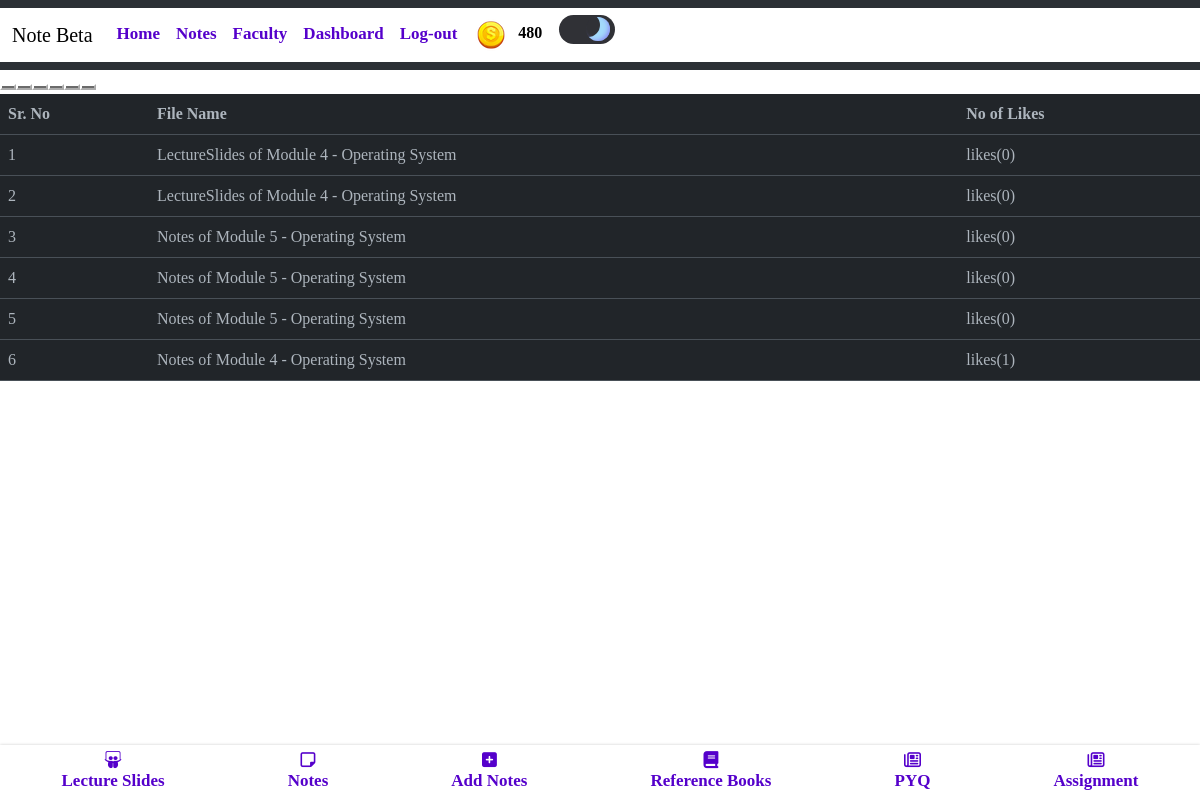
The app's page /noteslikes (signed in) with its own data.
### blogapp/models.py (models this page shows, shortened)
class UserAccount(AbstractBaseUser, PermissionsMixin):
    email = models.CharField(max_length = 50,unique=True)
    name = models.CharField(max_length=200)
    is_active = models.BooleanField(default=True)
    is_mod = models.BooleanField(default=False)
    is_nUser = models.BooleanField(default=True)
    is_staff = models.BooleanField(default=False)
    coins_scored = models.IntegerField(default=100,null=True,blank=True)
    rank = models.IntegerField(default=0)
    bookmarks = models.ManyToManyField('blogapp.Notes', blank=True)
    is_emailVerified = models.BooleanField(default=False)
    objects = UserAccountManager()
    USERNAME_FIELD = 'email'
    REQUIRED_FIELDS = ['name']

class Notes(models.Model):
    typ = (
        ('Assignment','Assignment'),
        ('Experiment','Experiment'),
        ('Notes','Notes'),
        ('ReferenceBook','Reference Book'),
        ('LectureSlides','Lecture Slides'),
        ('PYQ','PYQ'),
    )
    mods = (
        ('1','1'),
        ('2','2'),
        ('3','3'),
        ('4','4'),
        ('5','5'),
        ('6','6'),
    )
    desc = models.TextField(max_length=500,null=True,blank=True)
    mod = models.CharField(max_length=5,choices=mods,null=True,blank=True)
    file = models.FileField(upload_to='notes/')
    author = models.ForeignKey(UserAccount,on_delete=models.CASCADE)
    status = models.BooleanField(default=False)
    likes = models.ManyToManyField(UserAccount,related_name="notes_like",default=0)
    views = models.PositiveIntegerField(default=0)
    buy=models.ManyToManyField(UserAccount,related_name="buy_notes")
    typeN = models.CharField(max_length=50,null=True,blank=True,choices=typ)
    docid = models.CharField(max_length=300,null=True,blank=True)
    sub =  models.ForeignKey(Subject,on_delete=models.CASCADE,null=True,blank=True)
    slug = AutoSlugField(populate_from = 'sub',unique=True,null=True,default=None)
    nDetail = models.CharField(max_length=100,null=True,blank=True)

class Subject(models.Model):
    name = models.CharField(max_length=50)
    teacher = models.CharField(max_length=50)
    teacherurl = models.CharField(max_length=300,null=True,blank=True)
    img = models.ImageField(upload_to='subImage/',null=True,blank=True)
    def __str__(self):
        return self.name

### blogapp/views.py (the view)
# urls.py: path('noteslikes', views.notes_likes, name='noteslikes'),
@login_required(login_url='/login/')
def notes_likes(request):
    user = request.user
    notes = Notes.objects.filter(author=user,status=True)
    notes_with_likes = []
    for note in notes:
        num_likes = note.likes.count()
        notes_with_likes.append((note, num_likes))
    context = {
        'notes':notes,
        'notes_with_likes': notes_with_likes,
        'num_likes':num_likes
    }
    return render(request, 'main/noteslikes.html', context)

### templates/main/noteslikes.html (shortened to what this page needs)
{% extends 'index.html' %}
{% load static %}
{% block content %}
<link rel="stylesheet" href="{% static 'css/noteslikes.css' %}" />
<div>
  <table class="table table-hover">
    <thead>
      <tr style="color:black">
        <th scope="col">Sr. No</th>
        <th scope="col">File Name</th>
        <th scope="col">No of Likes</th>
      </tr>
    </thead>
    <tbody style="color:black">
      {% for note, num_likes in notes_with_likes %}
      <tr>
        <td scope="row">{{forloop.counter}}</td>
        <td>{{note.typeN}} of Module {{note.mod}} - {{note.sub}}</td>
        <button class="card-link" class="btn btn-success">
          <td>likes({{ num_likes }})</td>
        </button>
      </tr>
      {% endfor %}
    </tbody>
  </table>
</div>
 {% endblock %}

### templates/components/header.html (shortened to what this page needs)
{% load static %}
<nav class="navbar navbar-expand-lg bg-body-tertiary" >
    <div class="container-fluid" style="background-color: white;">
      <a class="navbar-brand mb-0 h1" href="{% url 'notes'%}" style="color: black;">Note Beta</a>
      <div class="collapse navbar-collapse" id="navbarTogglerDemo03">
        <ul class="navbar-nav me-auto mb-2 mb-lg-0" >
          {% if user.is_authenticated %}
          <li class="nav-item">
            <a class="nav-link abc" href="{% url 'home' %}" >Home</a>
          </li>
          <li class="nav-item" >
            <a class="nav-link abc" href="{% url 'notes' %}" >Notes</a>
          </li>
          <li class="nav-item" >
            <a class="nav-link abc" href="{% url 'teacher' %}" >Faculty</a>
          </li>
          <li class="nav-item" >
            <a class="nav-link abc" href="{% url 'dashboard' %}" >Dashboard</a>
          </li>
          <li class="nav-item">
            <a class="nav-link abc" href="{% url 'logout' %}" >Log-out</a>
          </li>
          {% endif %}
          {% if user.is_authenticated %}
          <table class="coins">
          <th>
          <img src="{% static 'images/coin.png' %}" alt="">
          </th>
          <th>
          <p class="cna" id="cna" style="color: black;">{{ user.coins_scored }}</p>
          </th>
          </table>
    {% endif %}
            <label class="switch">
              <span class="slider"></span>
            </label>
      </div>
    </div>
  </nav>

### static/css/noteslikes.css (style rules this page uses)
body { font-family: "Times New Roman", Times, serif; background: url(https://encrypted-tbn0.gstatic.com/images?q=tbn:ANd9GcSu1VEYbaPb2EejWyAL5pmuwg69l8noRvkBGveWdSB5bQ&usqp=CAU&ec=48665701); background-repeat: no-repeat; background-size: cover; }

### templates/components/header.html (style rules this page uses)
.nav-link { margin-top: 5px; color: #5500cb; font-size: 17px; font-weight: bold; }
.coins { width: 3px; }
.cna { margin-top: 12px; font-weight: bold; }
.switch { margin-left: 1em; margin-top: 7px; --width-of-switch: 3.5em; --height-of-switch: 1.8em; --size-of-icon: 1.4em; --slider-offset: 0.3em; position: relative; width: var(--width-of-switch); height: var(--height-of-switch); }
.slider { position: absolute; cursor: pointer; top: 0; left: 0; right: 0; bottom: 0; background-color: #f4f4f5; transition: .4s; border-radius: 30px; }
.slider:before { position: absolute; content: ""; height: var(--size-of-icon,1.4em); width: var(--size-of-icon,1.4em); border-radius: 20px; left: var(--slider-offset,0.3em); top: 50%; transform: translateY(-50%); background: linear-gradient(40deg,#ff0080,#ff8c00 70%); ; transition: .4s; }
input:checked + .slider { background-color: #303136; }
input:checked + .slider:before { left: calc(100% - (var(--size-of-icon,1.4em) + var(--slider-offset,0.3em))); background: #303136; box-shadow: inset -3px -2px 5px -2px #8983f7, inset -10px -4px 0 0 #a3dafb; }

### templates/components/notesBottomNav.html (style rules this page uses)
i,span { color: #5500cb; font-size: 17px; font-weight: bold; }

### records on screen
UserAccount: coins_scored "480"
Notes: typeN "LectureSlides", mod "4", sub "Operating System", views "0"
Notes: typeN "LectureSlides", mod "4", sub "Operating System", views "0"
Notes: typeN "Notes", mod "5", sub "Operating System", views "0"
Notes: typeN "Notes", mod "5", sub "Operating System", views "0"
Notes: typeN "Notes", mod "5", sub "Operating System", views "0"
Notes: typeN "Notes", mod "4", sub "Operating System", status "1"
